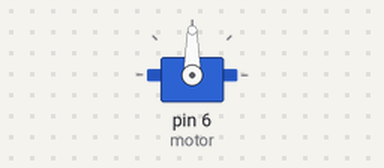
The sketch below on a simulated Arduino Uno, built with avr-gcc and run on an emulated ATmega328P. Shown: servo.

Above: at 0.05 s.
At 14.9 s:
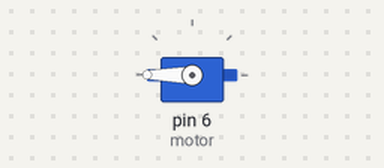
At 29.9 s:
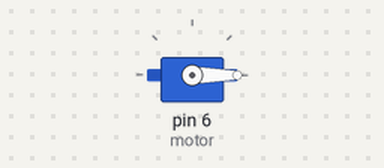
Timing chart, 0 to 39.0 s (numbered marks = the images above):
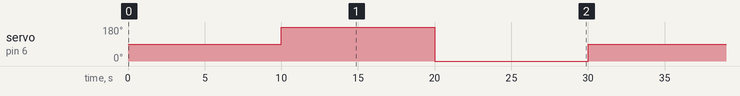

Measured:
- by itself, servo on pin 6 (motor): repeats every 30.0 s: 0° 10.0 s, 90° 10.0 s, 180° 10.0 s

The sketch:

Motor_Test.ino
```cpp
#include <Servo.h>
int motor = 6;
Servo DCmotor;
void setup() {
  DCmotor.attach(motor);
  DCmotor.write(90);

}

void loop() {
 DCmotor.write(90);
 delay(10000);
 DCmotor.write(180);
 delay(10000);
 DCmotor.write(0);
 delay(10000);

}
```
